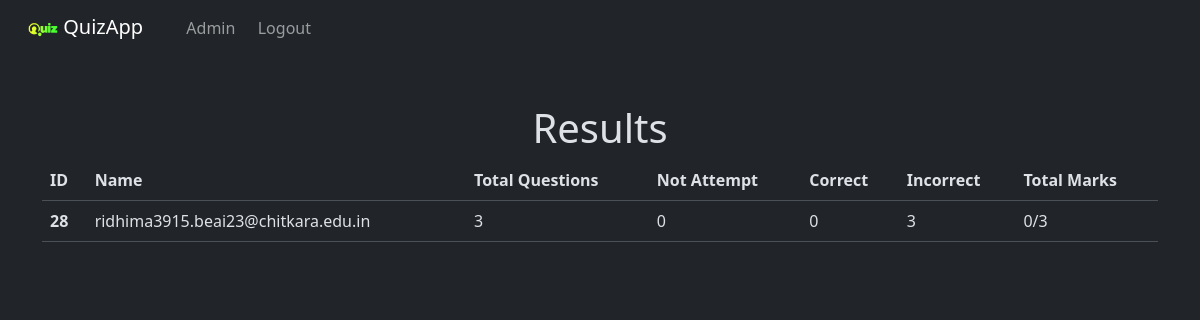
Page /admin/results (signed in) on the committed database.
### quiz_app/models.py (models this page shows, shortened)
class Result(db.Model):
    id = db.Column(db.Integer, primary_key=True)
    total_number = db.Column(db.Integer, nullable=False)
    correct = db.Column(db.Integer, default=0, nullable=False)
    not_attempt = db.Column(db.Integer, default=0, nullable=False)
    incorrect = db.Column(db.Integer, default=0, nullable=False)
    user_id = db.Column(db.Integer, db.ForeignKey("user.id"), nullable=False)

class User(UserMixin, db.Model):
    id = db.Column(db.Integer, primary_key=True)
    name = db.Column(db.String, nullable=False, unique=True)
    password = db.Column(db.String, nullable=False)
    created_at = db.Column(db.DateTime, nullable=False, default=datetime.utcnow)
    questions = db.relationship("Question", backref="creator")
    is_admin = db.Column(db.Boolean, default=False)
    result = db.relationship("Result", backref="user")
    question_set = db.Column(db.Integer, db.ForeignKey("questionset.id"), nullable=True)

### quiz_app/routes.py (the view)
@main.route("/admin/results")
@login_required
def admin_results():
    if current_user.is_admin:
        res = models.Result.query.all()
        return render("admin/result.html", results=res)
    else:
        flash("You are not an admin, so you can't access this portal", "warning")
        return redirect(url_for('main.index'))

### app.py (called while the page is built)
@login_manager.user_loader
def load_user(user_id):
    return User.query.get(user_id)

### templates/admin/result.html (shortened to what this page needs)
{% extends 'layout.html' %}
{% block body %}
  <h1 class="text-center">
    Results
  </h1>
  <table class="table">
  <thead>
    <tr>
      <th scope="col">ID</th>
      <th scope="col">Name</th>
      <th scope="col">Total Questions</th>
      <th scope="col">Not Attempt</th>
      <th scope="col">Correct</th>
      <th scope="col">Incorrect</th>
      <th scope="col">Total Marks</th>
    </tr>
  </thead>
  <tbody>
    {% for result in results %}
    <tr>
      <th scope="row">{{ result.user.id }}</th>
      <td>{{ result.user.name }}</td>
      <td>{{ result.total_number }}</td>
      <td>{{ result.not_attempt }}</td>
      <td>{{ result.correct }}</td>
      <td>{{ result.incorrect }}</td>
      <td>{{ result.correct }}/{{ result.total_number }}</td>
    </tr>
    {% endfor %}
  </tbody>
</table>
{% endblock %}

### rows in the picture
Result: user.id "28", user.name "ridhima3915.beai23@chitkara.edu.in", total_number "3", not_attempt "0", correct "0", incorrect "3"
